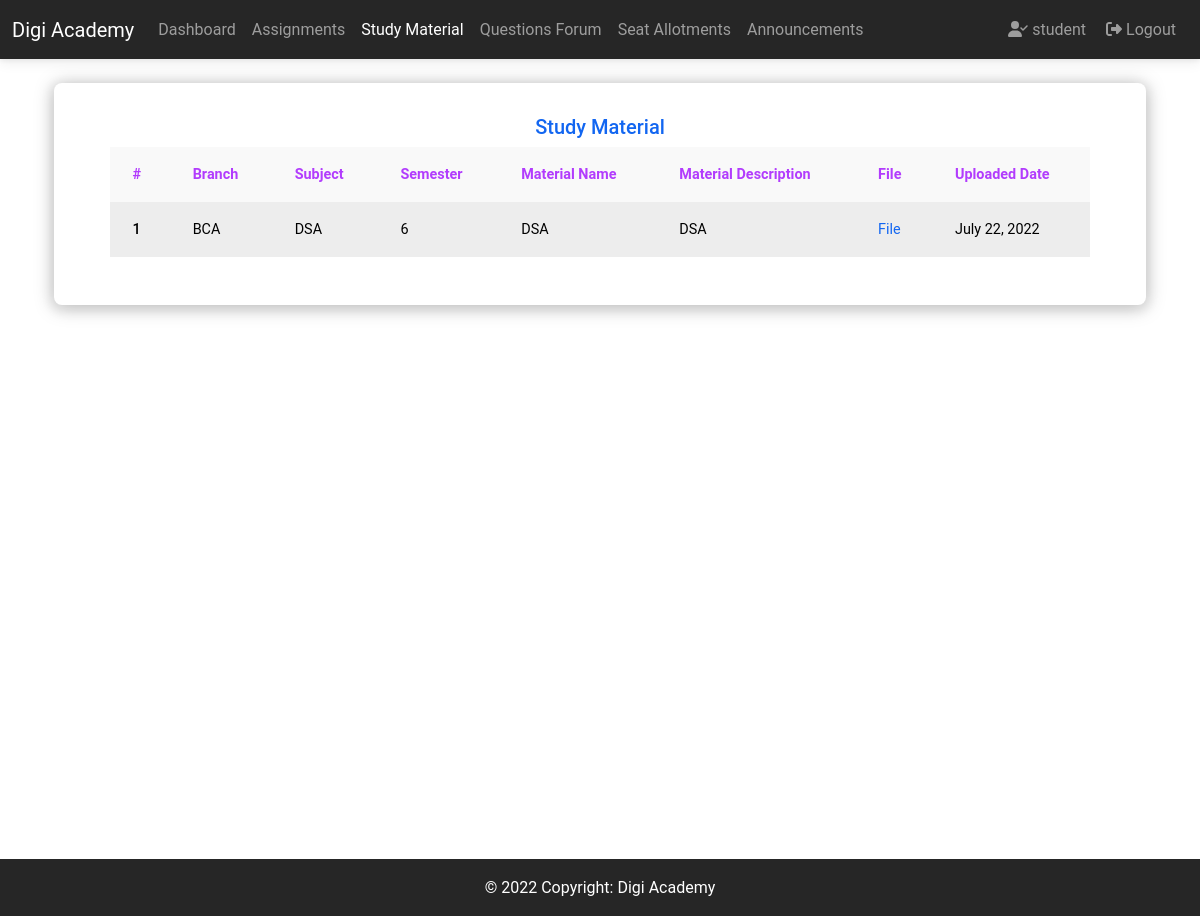
Page /sta/s/study_material/ (signed in) on the committed database.
### custom_auth_app/models.py (models this page shows, shortened)
class User(AbstractUser):
    is_teacher = models.BooleanField(_('is_teacher'), default=False)
    is_student = models.BooleanField(_('is_student'), default=False)

### sta/models.py (models this page shows, shortened)
class StudyMaterial(models.Model):
    teacher = models.ForeignKey(
        User, on_delete=models.CASCADE, related_name='study_materials')
    branch = models.CharField(max_length=100)
    semester = models.CharField(max_length=100)
    subject = models.CharField(max_length=100)
    study_material_name = models.CharField(max_length=100)
    study_material_description = models.TextField()
    study_material_file = models.FileField(upload_to=get_upload_to)
    uploaded_date = models.DateTimeField(auto_now_add=True)
    class Meta:
        ordering = ['-uploaded_date']
        verbose_name = 'Study Material'
        verbose_name_plural = 'Study Materials'

### sta/views.py (the view)
# urls.py: path('s/study_material/', views.stu_study_material, name='stu_study_material'),
@student_required
def stu_study_material(request):
    user = request.user
    student = Student.objects.get(user=user)
    study_materials = StudyMaterial.objects.filter(semester__icontains=student.semester)
    context = {
        'title': 'Student Study Material',
        'navbar_active': 'StuStudyMaterial',
        'study_materials': study_materials,
    }
    return render(request, 'sta/stu_study_material.html', context)

### sta/templates/sta/stu_study_material.html (shortened to what this page needs)
{% extends "base.html" %}
{% block navbar %}
    {% include "components/navbar.html" %}
{% endblock navbar %}
{% block content %}
    <div class="container height-adjustment">
        <div class="row p-4">
            <div class="card shadow-custom">
                <div class="card-body">
                    <div class="row my-2 mx-2">
                        <h5 class="text-center text-primary">Study Material</h5>
                        <div class="table-responsive">
                            <table class="table table-striped table-hover table-borderless table-light border-warning">
                                <thead>
                                <tr class="text-secondary ">
                                    <th scope="col" class="fw-bold">#</th>
                                    <th scope="col" class="fw-bold">Branch</th>
                                    <th scope="col" class="fw-bold">Subject</th>
                                    <th scope="col" class="fw-bold">Semester</th>
                                    <th scope="col" class="fw-bold">Material Name</th>
                                    <th scope="col" class="fw-bold">Material Description</th>
                                    <th scope="col" class="fw-bold">File</th>
                                    <th scope="col" class="fw-bold">Uploaded Date</th>
                                </tr>
                                </thead>
                                <tbody>
                                {% for s in study_materials %}
                                    <tr>
                                        <th scope="row">{{ forloop.counter }}</th>
                                        <td>{{ s.branch }}</td>
                                        <td>{{ s.subject }}</td>
                                        <td>{{ s.semester }}</td>
                                        <td>{{ s.study_material_name }}</td>
                                        <td>{{ s.study_material_description }}</td>
                                        <td>
                                            <a href="
                                                    {% if s.study_material_file %}{{ s.study_material_file.url }}{% else %}#{% endif %}">File</a>
                                        </td>
                                        <td>{{ s.uploaded_date|date }}</td>
                                    </tr>
                                {% empty %}
                                    <tr>
                                        <td colspan="8" class="text-center">No Study Material</td>
                                    </tr>
                                {% endfor %}
                                </tbody>
                            </table>
                        </div>
                    </div>
                </div>
            </div>
        </div>
    </div>
{% endblock content %}
{% block footer %}
    {% include "components/footer.html" %}
{% endblock footer %}

### templates/components/navbar.html (shortened to what this page needs)
<nav class="navbar navbar-expand-lg bg-dark navbar-dark ">
    <div class="container-fluid">
        <a class="navbar-brand" href="#">Digi Academy</a>
        <div class="collapse navbar-collapse" id="navbarSupportedContent">
            {% if user.is_authenticated and user.is_student %}
                <ul class="navbar-nav me-auto mb-2 mb-lg-0">
                    <li class="nav-item">
                        <a class="nav-link {% if navbar_active == 'student_dashboard' %}active{% endif %}"
                           href="{% url 'sta:student_dashboard' %}">Dashboard</a>
                    </li>
                    <li class="nav-item">
                        <a class="nav-link {% if navbar_active == 'StuAssignments' %}active{% endif %}"
                           href="{% url 'sta:stu_assignments' %}">Assignments</a>
                    </li>
                    <li class="nav-item">
                        <a class="nav-link {% if navbar_active == 'StuStudyMaterial' %}active{% endif %}"
                           href="{% url 'sta:stu_study_material' %}">Study Material</a>
                    </li>
                    <li class="nav-item">
                        <a class="nav-link {% if navbar_active == 'StuQuestionsForum' %}active{% endif %}"
                           href="{% url 'sta:stu_question_forum' %}">Questions Forum</a>
                    </li>
                    <li class="nav-item">
                        <a class="nav-link {% if navbar_active == 'SeatAllotments' %}active{% endif %}"
                           href="{% url 'sta:seat_allotment' %}">Seat Allotments</a>
                    </li>
                    <li class="nav-item">
                        <a class="nav-link {% if navbar_active == 'StuAnnouncements' %}active{% endif %}"
                           href="{% url 'sta:stu_announcements' %}">Announcements</a>
                    </li>
                </ul>
                <ul class="navbar-nav d-flex flex-row me-1">
                    <li class="nav-item me-3 me-lg-0">
                        <a class="nav-link" href="#"><i class="fa-solid fa-user-check mx-1"></i>{{ request.user.username }}</a>
                    </li>
                    <li class="nav-item me-3 me-lg-0">
                        <a class="nav-link" href="{% url 'custom_auth_app:logout' %}"><i class="fa-solid fa-right-from-bracket mx-1"></i>Logout</a>
                    </li>
                </ul>
            {% endif %}
        </div>
    </div>
</nav>

### static/css/styles.css (style rules this page uses)
.shadow-custom { box-shadow: 0 2px 20px 0 rgba(0, 0, 0, .25), 0 3px 10px 5px rgba(0, 0, 0, 0.05) !important; }

### sta/templates/sta/stu_study_material.html (style rules this page uses)
.height-adjustment { min-height: 100vh; }

### rows in the picture
User: user.username "student"
StudyMaterial: branch "BCA", subject "DSA", semester "6", study_material_name "DSA", study_material_description "DSA", uploaded_date "July 22, 2022"
